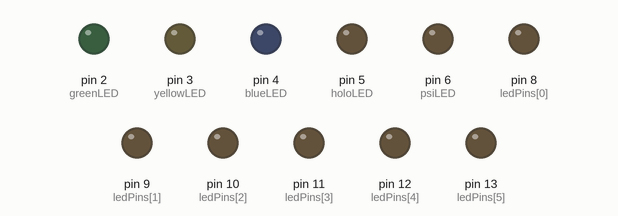
Recording of a sketch running on a simulated Arduino Uno, built with avr-gcc and run on an emulated ATmega328P. On the bench: output pins drawn as LEDs (lit = HIGH).

Above: at 0.07 s.
At 1.43 s:
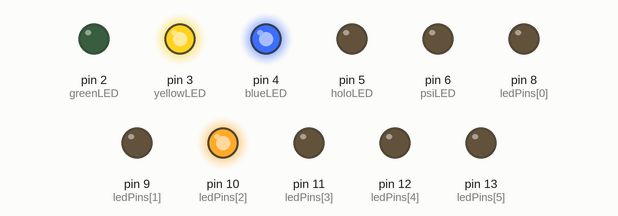
At 2.79 s:
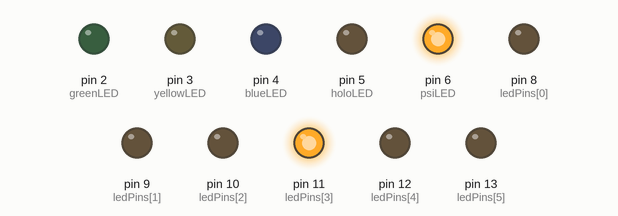
At 5.66 s:
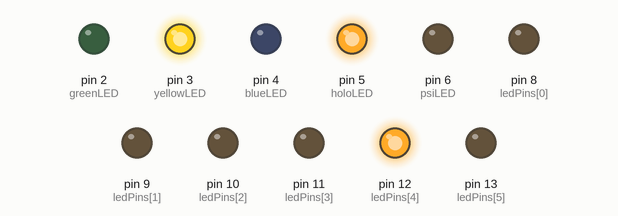
At 8.53 s:
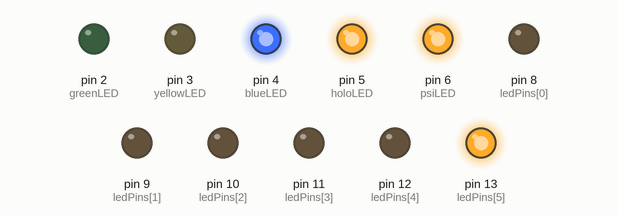
At 11.24 s:
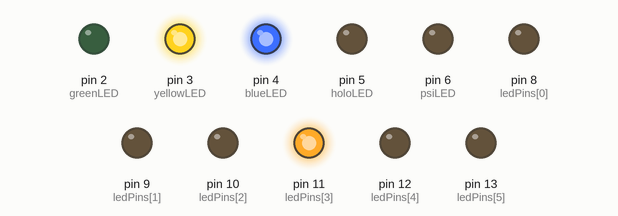
Timing chart, 0 to 11.5 s (numbered marks = the images above):
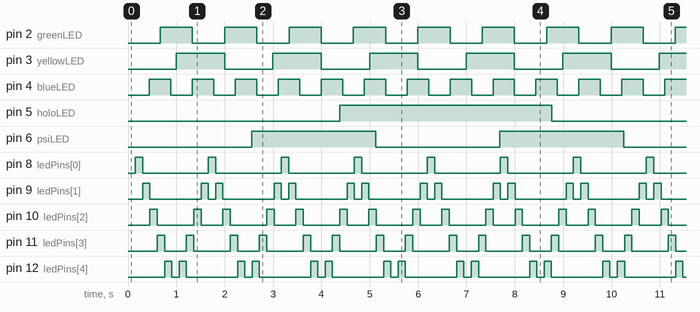

The sketch:

BB8_Dome_Lights.ino
```cpp
/*
 * BB8 Dome Lights
 * RADAR Eye - Chase Sequence
 * PSI, Hololens and Dome Logic Lights on odd time interval, faking a random blink pattern.
 */

// Which pins are connected to which LED
const byte greenLED = 2;  // Green Dome Logic Light
const byte yellowLED = 3; // Yellow Dome Logic Light
const byte blueLED = 4; // Blue Dome Logic Light
const byte holoLED = 5; // Hololens
const byte psiLED = 6; // PSI
byte ledPins[] = { 8, 9, 10, 11, 12, 13}; //Radar Eye Array

// Time periods of blinks in milliseconds (1000 to a second).
const unsigned long greenLEDinterval = 666;
const unsigned long yellowLEDinterval = 999;
const unsigned long blueLEDinterval = 444;
const unsigned long holoLEDinterval = 4381;
const unsigned long psiLEDinterval = 2563;
long previousMillis ;
long interval = 150;
byte i = 0;
int direction = 1;

// Variable holding the LastUpdate value so far. One for each "LastUpdate"
unsigned long greenLEDLastUpdate;
unsigned long yellowLEDLastUpdate;
unsigned long blueLEDLastUpdate;
unsigned long holoLEDLastUpdate;
unsigned long psiLEDLastUpdate;

void setup ()
  {
 for (int thisPin = 0; thisPin < sizeof(ledPins); thisPin++) {
  pinMode(ledPins[thisPin], OUTPUT);
  pinMode (greenLED, OUTPUT);
  pinMode (yellowLED, OUTPUT);
  pinMode (blueLED, OUTPUT);
  pinMode (holoLED, OUTPUT);
  pinMode (psiLED, OUTPUT);
  greenLEDLastUpdate = millis ();
  yellowLEDLastUpdate = millis ();
  blueLEDLastUpdate = millis ();
  holoLEDLastUpdate = millis ();
  psiLEDLastUpdate = millis ();
  }  // end of setup

 previousMillis = millis();
  }

void toggleGreenLED ()
  {
   if (digitalRead (greenLED) == LOW)
      digitalWrite (greenLED, HIGH);
   else
      digitalWrite (greenLED, LOW);

  // remember when we toggled it
  greenLEDLastUpdate = millis ();
  }  // end of toggleGreenLED

void toggleyellowLED ()
  {
   if (digitalRead (yellowLED) == LOW)
      digitalWrite (yellowLED, HIGH);
   else
      digitalWrite (yellowLED, LOW);

  // remember when we toggled it
  yellowLEDLastUpdate = millis ();
  }  // end of toggleyellowLED

void toggleblueLED ()
  {
   if (digitalRead (blueLED) == LOW)
      digitalWrite (blueLED, HIGH);
   else
      digitalWrite (blueLED, LOW);

  // remember when we toggled it
  blueLEDLastUpdate = millis ();
  }  // end of toggleblueLED

void toggleholoLED ()
  {
   if (digitalRead (holoLED) == LOW)
      digitalWrite (holoLED, HIGH);
   else
      digitalWrite (holoLED, LOW);

  // remember when we toggled it
  holoLEDLastUpdate = millis ();
  }  // end of toggleholoLED

  void togglepsiLED ()
  {
   if (digitalRead (psiLED) == LOW)
      digitalWrite (psiLED, HIGH);
   else
      digitalWrite (psiLED, LOW);

  // remember when we toggled it
  psiLEDLastUpdate = millis ();
  }  // end of togglepsiLED

void loop ()
  {

  // Handling the blink of Green LED.
  if ( (millis () - greenLEDLastUpdate) >= greenLEDinterval)
     toggleGreenLED ();

  // The Yellow LED is controlled the same way as above.
  if ( (millis () - yellowLEDLastUpdate) >= yellowLEDinterval)
    toggleyellowLED ();

  // The Blue LED is controlled the same way as above.
  if ( (millis () - blueLEDLastUpdate) >= blueLEDinterval)
    toggleblueLED ();

    // The Hololens LED is controlled the same way as above.
  if ( (millis () - holoLEDLastUpdate) >= holoLEDinterval)
     toggleholoLED ();

     // The PSI LED is controlled the same way as above.
  if ( (millis () - psiLEDLastUpdate) >= psiLEDinterval)
     togglepsiLED ();

  if (millis() - previousMillis > interval) {
    previousMillis = millis();

    for(int n = 0; n < sizeof(ledPins); n++ ){  //turns off all sweeper leds
      digitalWrite(ledPins[n], LOW);
    }

    digitalWrite(ledPins[i], HIGH);

    if (i == sizeof(ledPins) - 1) {
      direction = -1;
    }

    if (i == 0) {
      direction = 1;
    }

    i += direction;

/* Other code that needs to execute goes here.
   It will be called many thousand times per second because the above code
   does not wait for the LED blink interval to finish. */

  }
}  // end of loop
```

Measured:
- by itself, pin 2 (greenLED): alternates HIGH for 0.67 s and LOW for 0.67 s
- by itself, pin 3 (yellowLED): alternates HIGH for 1.0 s and LOW for 1.0 s
- by itself, pin 4 (blueLED): alternates HIGH for 0.44 s and LOW for 0.44 s
- by itself, pin 5 (holoLED): alternates HIGH for 4.4 s and LOW for 4.4 s
- by itself, pin 6 (psiLED): alternates HIGH for 2.6 s and LOW for 2.6 s
- by itself, pin 8 (ledPins[0]), pin 13 (ledPins[5]): alternates HIGH for 0.15 s and LOW for 1.4 s
- by itself, pin 9 (ledPins[1]): repeats every 1.5 s: LOW 1.1 s, HIGH 0.15 s, LOW 0.15 s, HIGH 0.15 s
- by itself, pin 10 (ledPins[2]): repeats every 1.5 s: LOW 0.76 s, HIGH 0.15 s, LOW 0.45 s, HIGH 0.15 s
